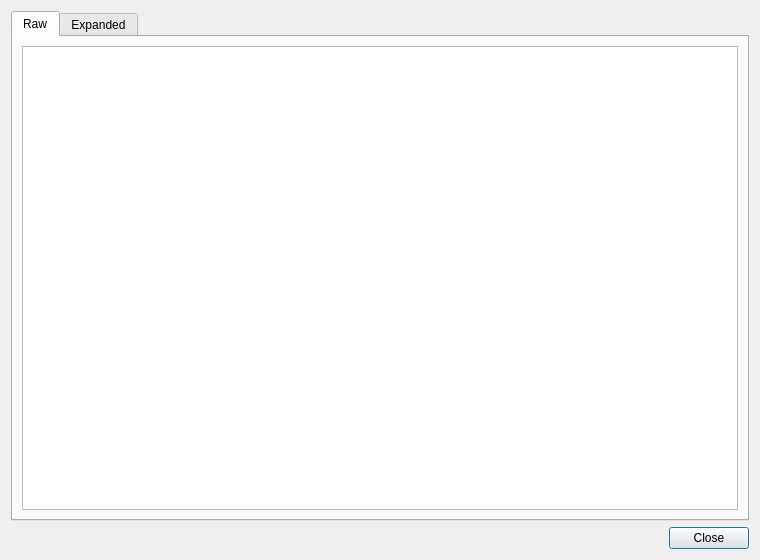
<?xml version="1.0" encoding="UTF-8"?>
<ui version="4.0">
 <class>TypeDescriptionDialog</class>
 <widget class="QDialog" name="TypeDescriptionDialog">
  <property name="geometry">
   <rect>
    <x>0</x>
    <y>0</y>
    <width>760</width>
    <height>560</height>
   </rect>
  </property>
  <property name="windowTitle">
   <string>Type description</string>
  </property>
  <layout class="QVBoxLayout" name="verticalLayout">
   <item>
    <widget class="QTabWidget" name="typeTabWidget">
     <property name="currentIndex">
      <number>0</number>
     </property>
     <widget class="QWidget" name="formattedTab">
      <attribute name="title">
       <string>Raw</string>
      </attribute>
      <layout class="QVBoxLayout" name="formattedLayout">
       <item>
        <widget class="QPlainTextEdit" name="formattedTypeEdit">
         <property name="lineWrapMode">
          <enum>QPlainTextEdit::LineWrapMode::NoWrap</enum>
         </property>
         <property name="readOnly">
          <bool>true</bool>
         </property>
        </widget>
       </item>
      </layout>
     </widget>
     <widget class="QWidget" name="readableTab">
      <attribute name="title">
       <string>Expanded</string>
      </attribute>
      <layout class="QVBoxLayout" name="readableLayout">
       <item>
        <widget class="QPlainTextEdit" name="readableTypeEdit">
         <property name="lineWrapMode">
          <enum>QPlainTextEdit::LineWrapMode::NoWrap</enum>
         </property>
         <property name="readOnly">
          <bool>true</bool>
         </property>
        </widget>
       </item>
      </layout>
     </widget>
    </widget>
   </item>
   <item>
    <widget class="QDialogButtonBox" name="buttonBox">
     <property name="orientation">
      <enum>Qt::Orientation::Horizontal</enum>
     </property>
     <property name="standardButtons">
      <set>QDialogButtonBox::StandardButton::Close</set>
     </property>
    </widget>
   </item>
  </layout>
 </widget>
 <resources/>
 <connections>
  <connection>
   <sender>buttonBox</sender>
   <signal>rejected()</signal>
   <receiver>TypeDescriptionDialog</receiver>
   <slot>reject()</slot>
   <hints>
    <hint type="sourcelabel">
     <x>380</x>
     <y>540</y>
    </hint>
    <hint type="destinationlabel">
     <x>380</x>
     <y>280</y>
    </hint>
   </hints>
  </connection>
 </connections>
</ui>
